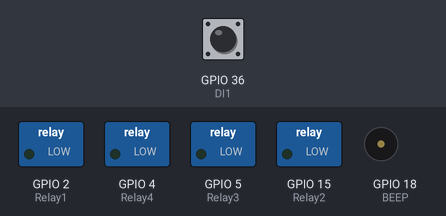
The program below on a simulated ESP32. Parts: switched loads named in the program (green lamp = pin HIGH), buzzer (waves = sounding, pin HIGH). Inputs (shaded band) come from the test bench; at power-on: GPIO 36 (DI1) HIGH.

Above: at 2.8 s.
2.9 s: GPIO 36 (DI1) pulled LOW for 1.2 s
At 4.3 s:
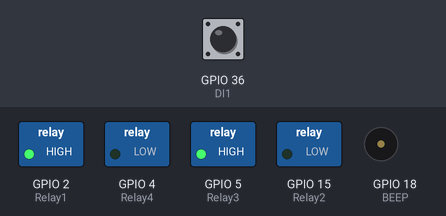
At 6.7 s:
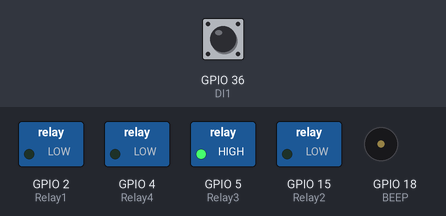
Timing chart, 0 to 29.0 s (numbered marks = the images above; inputs shaded):
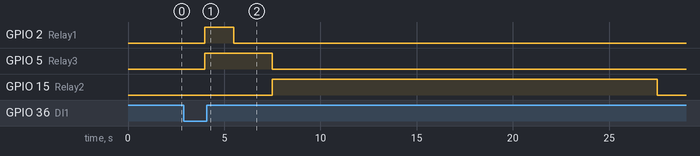

Measured:
- after the input at 2.9 s, GPIO 2 (Relay1): LOW → HIGH after 1.1 s, → LOW 1.5 s later; GPIO 5 (Relay3): LOW → HIGH after 1.1 s, → LOW 3.5 s later; GPIO 15 (Relay2): LOW → HIGH after 4.6 s, → LOW 20.0 s later

The program:

main.cpp
```cpp
#include <Arduino.h>

#define PUSHED LOW
#define RELEASED HIGH

const int delayON = 1500;
const int delayOFF = 20000;
bool engineOff;

#define DAC1 25
#define DAC2 26

#define ANALOG_A1 34
#define ANALOG_A2 35
#define ANALOG_A3 32
#define ANALOG_A4 33

const int Relay1 =2;
const int Relay2 =15;
const int Relay3 =5;
const int Relay4 =4;

const int DI1 =36;
const int DI2 =39;
const int DI3 =27;
const int DI4 =14;

const int BEEP =18;

byte lastState;
unsigned long startMillis;


void setup() {
  // put your setup code here, to run once:
  pinMode(Relay1, OUTPUT);
  pinMode(Relay2, OUTPUT);
  pinMode(Relay3, OUTPUT);
  pinMode(Relay4, OUTPUT);

  pinMode(BEEP, OUTPUT);

  pinMode(DI1, INPUT_PULLUP);
  pinMode(DI2, INPUT_PULLUP);
  pinMode(DI3, INPUT_PULLUP);
  pinMode(DI4, INPUT_PULLUP);

  digitalWrite(Relay1,LOW);
  digitalWrite(Relay2,LOW);
  digitalWrite(Relay3,LOW);
  digitalWrite(Relay4,LOW);

  engineOff = true;
}

void loop() {
  // put your main code here, to run repeatedly:
  byte thisState = digitalRead(DI1);


  //button changed state?
  if (lastState != thisState)
  {
    //update to the new state
    lastState = thisState;
    //record time
    startMillis = millis();
  }

  //Button pushed for more >= 1 seconds
  if (lastState == PUSHED && millis() - startMillis >= 1000UL)
  {
    if (engineOff) {
      digitalWrite(Relay3, HIGH); //Give power to batt
      digitalWrite(Relay1, HIGH); //start START relay
      delay(delayON);
      digitalWrite(Relay1, LOW); //stop START relay
      engineOff = false;
    }
  }

  //Button released for more >= 1 seconds
  if (lastState == RELEASED && millis() - startMillis >= 1000UL)
  {
    if (!engineOff) {
      digitalWrite(Relay3, LOW); //Remove power from batt
      digitalWrite(Relay2, HIGH); //start STOP relay
      delay(delayOFF);
      digitalWrite(Relay2, LOW); //stop STOP relay
      engineOff = true;
    }
  }
  delay(1000);
}
```

main.c
```cpp
/*
 * Blink
 * Turns on an LED on for one second,
 * then off for one second, repeatedly.
 */
// ledPin refers to ESP32 GPIO 23
const int ledPin = 23;

#include <Arduino.h>

void setup()
{
  // initialize LED digital pin as an output.
  pinMode(ledPin, OUTPUT);
}

void loop()
{
  // turn the LED on (HIGH is the voltage level)
  digitalWrite(ledPin, HIGH);
  // wait for a second
  delay(1000);
  // turn the LED off by making the voltage LOW
  digitalWrite(ledPin, LOW);
   // wait for a second
  delay(1000);
}
```
